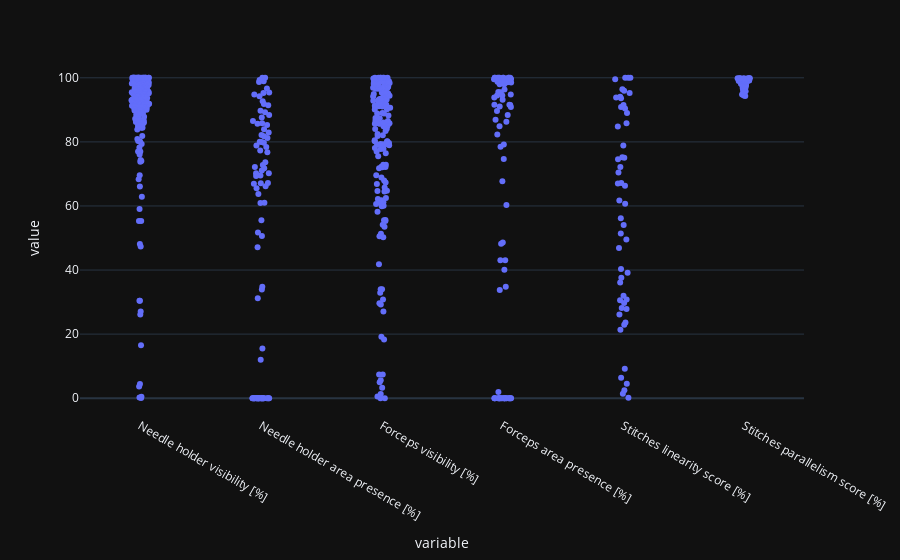

The cell this chart's notebook holds for it:
### Code cell
px.strip(df, y=y)

### Figure 1 — Plotly figure (JSON) as saved in the notebook; plotly's stock layout.template omitted (floating-point values rounded to 4 significant figures; data arrays with more than 128 entries replaced by an {"elided": "..."} marker saying what was removed)
{"data": [{"alignmentgroup": "True", "boxpoints": "all", "fillcolor": "rgba(255,255,255,0)", "hoveron": "points", "hovertemplate": "variable=%{x}<br>value=%{y}<extra></extra>", "legendgroup": "", "line": {"color": "rgba(255,255,255,0)"}, "marker": {"color": "#636efa"}, "name": "", "offsetgroup": "", "orientation": "v", "pointpos": 0, "showlegend": false, "x": {"elided": "1896 str values"}, "x0": " ", "xaxis": "x", "y": {"elided": "1896 float values"}, "y0": " ", "yaxis": "y", "type": "box"}], "layout": {"xaxis": {"anchor": "y", "domain": [0.0, 1.0], "title": {"text": "variable"}}, "yaxis": {"anchor": "x", "domain": [0.0, 1.0], "title": {"text": "value"}}, "legend": {"tracegroupgap": 0}, "margin": {"t": 60}, "boxmode": "group"}}
